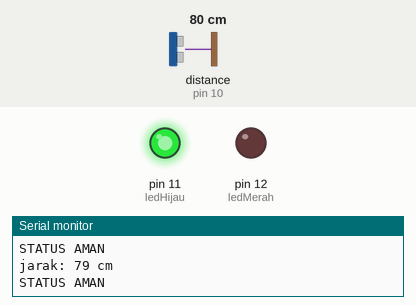
This sketch was run on a simulated Arduino Uno, built with avr-gcc and run on an emulated ATmega328P. Parts: output pins drawn as LEDs (lit = HIGH), the last lines printed to the serial monitor. Wiring (inferred from the names in the program): ultrasonic range finder: trigger pin 9; echo pin 10. Dashed ring = blinking. The test bench sets the inputs (shaded band); at power-on: distance to the obstacle (sensor on pin 10) 80 cm. The echo pulse lasts 58.3 µs per cm; pins used as bus, display or sensor lines are not drawn.

Above: at 1.3 s.
1.4 s: distance to the obstacle (sensor on pin 10) set to 17 cm
2.9 s: distance to the obstacle (sensor on pin 10) set to 14 cm
At 3.15 s:
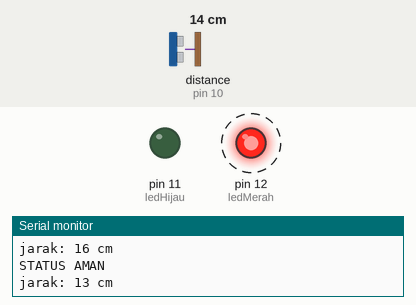
5.9 s: distance to the obstacle (sensor on pin 10) set to 18 cm
At 6.03 s:
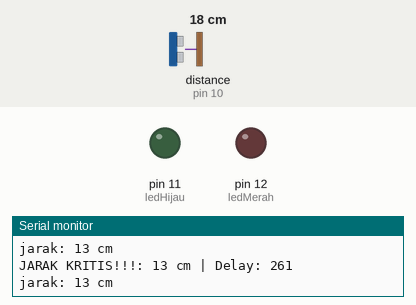
Timing chart, 0 to 8.9 s (numbered marks = the images above; inputs shaded):
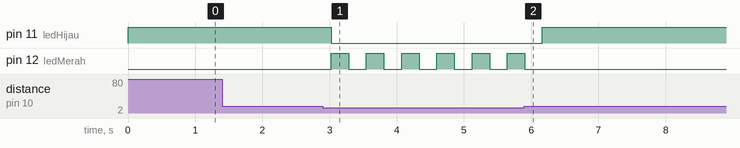

Measured:
- the behaviour switches between 16 and 15 cm on distance to the obstacle (sensor on pin 10) (found by bisection; images 0 and 1)
- after the input at 2.9 s, pin 11 (ledHijau): HIGH → LOW after 0.12 s; pin 12 (ledMerah): alternates HIGH for 0.26 s and LOW for 0.26 s, starting after 0.12 s
- after the input at 5.9 s, pin 11 (ledHijau): LOW → HIGH after 0.27 s; pin 12 (ledMerah): goes on until 5.9 s, then stays LOW

The sketch:

sistem_deteksi_jarak.ino
```cpp
/* * Proyek: Adaptive Distance Alert System
 *  Dibuat oleh: [Saniscara Bagos Naya
 *  tanggal:23 Desember 2025
 *  Fungsi: Sistem peringatan jarak mengunakan sensor HC-SR04 dengan
 *  indikator LED yang ritmenya berubah secara dinamis (map function).
 */

const int trig = 9;
const int echo = 10;
const int ledMerah = 12;
const int ledHijau = 11;

void setup(){
  Serial.begin (9600); //Komunikasi ke monitor laptop
  pinMode(trig,OUTPUT); // pin trig
  pinMode(echo,INPUT); // pin Echo
  pinMode(ledMerah,OUTPUT);// pin led merah
  pinMode(ledHijau,OUTPUT);//pin led hijau
}

void loop(){
 // pembersihan sinyal
 digitalWrite(trig,LOW);
 delayMicroseconds(2);

 // Menghitung sinyal ultasonik
 digitalWrite(trig,HIGH);
 delayMicroseconds(10);
 digitalWrite(trig, LOW);

 //Minghitung waktu pantulan
 long durasi = pulseIn(echo,HIGH);
 int jarak = durasi * 0.034 / 2;

 Serial.print("jarak: ");
 Serial.print(jarak);
 Serial.println(" cm");

 if (jarak > 0 && jarak < 15) {
  //Memetakan jarak (2-15cm) ke rentang delay (50ms - 300ms)
  //semakin kecil jarak, semakin kecil delay (kedip makin cepat)
  int jedaDinamis = map(jarak, 2, 15, 50, 300);

  digitalWrite(ledMerah, HIGH);
  digitalWrite(ledHijau, LOW);

  delay(jedaDinamis);
  digitalWrite(ledMerah, LOW);
  delay(jedaDinamis);

  Serial.print("JARAK KRITIS!!!: ");
  Serial.print(jarak);
  Serial.print(" cm | Delay: ");
  Serial.println(jedaDinamis);
 }
 else{
  // KONDISI AMAN:hijau nyala, merah mati
  digitalWrite(ledMerah, LOW);
  digitalWrite(ledHijau, HIGH);
  Serial.println("STATUS AMAN");
  delay(500);
 }
}
```
